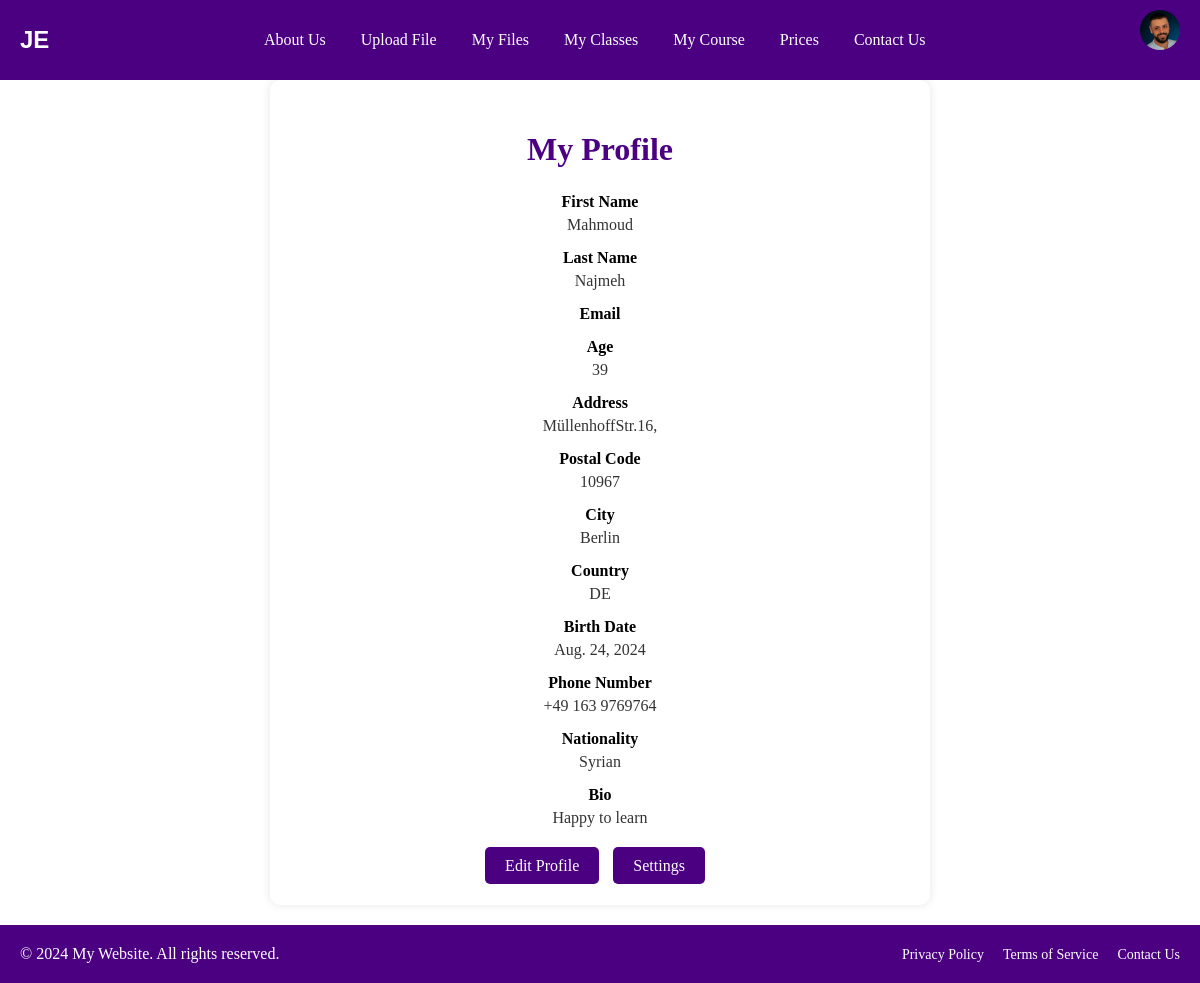
The page /view-profile/ (signed in) on the database its author committed.
### learning/models.py (models this page shows, shortened)
class Profile(models.Model):
    user = models.OneToOneField(User, on_delete=models.CASCADE)
    profile_picture = models.ImageField(upload_to='profile_pictures/', blank=True, null=True)
    first_name = models.CharField(max_length=30, blank=True)
    last_name = models.CharField(max_length=30, blank=True)
    age = models.IntegerField(blank=True, null=True)
    address = models.CharField(max_length=255, blank=True)
    postal_code = models.CharField(max_length=20, blank=True)
    city = models.CharField(max_length=100, blank=True)
    country = CountryField(blank=True)
    birth_date = models.DateField(blank=True, null=True)
    phone_number = models.CharField(max_length=15, blank=True)
    nationality = models.CharField(max_length=50, blank=True)
    bio = models.TextField(max_length=500, blank=True)

### learning/views.py (the view)
# urls.py: path('view-profile/', views.view_profile, name='view_profile'),
@login_required
def view_profile(request):
    profile = request.user.profile
    return render(request, 'learning/view_profile.html', {'profile': profile})

### learning/templates/learning/view_profile.html (shortened to what this page needs)
{% extends 'base.html' %}
{% load static %}
{% block content %}
<div class="container">
    <h1>My Profile</h1>
    <div class="profile-detail">
        <label>First Name</label>
        <p>{{ profile.first_name }}</p>
    </div>
    <div class="profile-detail">
        <label>Last Name</label>
        <p>{{ profile.last_name }}</p>
    </div>
    <div class="profile-detail">
        <label>Email</label>
    </div>
    <div class="profile-detail">
        <label>Age</label>
        <p>{{ profile.age }}</p>
    </div>
    <div class="profile-detail">
        <label>Address</label>
        <p>{{ profile.address }}</p>
    </div>
    <div class="profile-detail">
        <label>Postal Code</label>
        <p>{{ profile.postal_code }}</p>
    </div>
    <div class="profile-detail">
        <label>City</label>
        <p>{{ profile.city }}</p>
    </div>
    <div class="profile-detail">
        <label>Country</label>
        <p>{{ profile.country }}</p>
    </div>
    <div class="profile-detail">
        <label>Birth Date</label>
        <p>{{ profile.birth_date }}</p>
    </div>
    <div class="profile-detail">
        <label>Phone Number</label>
        <p>{{ profile.phone_number }}</p>
    </div>
    <div class="profile-detail">
        <label>Nationality</label>
        <p>{{ profile.nationality }}</p>
    </div>
    <div class="profile-detail">
        <label>Bio</label>
        <p>{{ profile.bio }}</p>
    </div>
    <div class="profile-actions">
        <a href="{% url 'profile' %}">Edit Profile</a>
        <a href="{% url 'settings' %}">Settings</a>
    </div>
</div>
{% endblock %}

### learning/templates/base.html (shortened to what this page needs)
<!DOCTYPE html>
<html lang="en">
<head>
    {% load static %}
</head>
<body>
    <div class="navbar">
        <a href="{% url 'welcome' %}" class="logo">
            <span class="logo-letter">J</span><span class="logo-letter">E</span>
        </a>
        <div class="navbar-left">
            <a href="{% url 'about_us' %}">About Us</a>
            <a href="{% url 'upload_file' %}">Upload File</a>
            <a href="{% url 'list_files' %}">My Files</a>
            <a href="#">My Classes</a>
            <a href="#">My Course</a>
            <a href="#">Prices</a>
            <a href="#">Contact Us</a>
        </div>
        <div class="profile-info" onclick="toggleDropdown()">
            {% if user.is_authenticated and user.profile.profile_picture %}
                <img src="{{ user.profile.profile_picture.url }}" class="profile-picture" alt="Profile Picture">
            {% else %}
                <img src="{% static 'default_profile_picture.jpg' %}" class="profile-picture" alt="Default Profile Picture">
            {% endif %}
        </div>
    </div>
    <div class="content-wrapper">
        <div class="content">
            {% block content %}
            {% endblock %}
        </div>
    </div>
    <footer class="footer">
        <div class="footer-content">
            <div class="footer-left">
                <p>&copy; 2024 My Website. All rights reserved.</p>
            </div>
            <div class="footer-right">
                <a href="#">Privacy Policy</a>
                <a href="#">Terms of Service</a>
                <a href="#">Contact Us</a>
            </div>
        </div>
    </footer>
</body>
</html>

### learning/templates/base.html (style rules this page uses)
html, body { height: 100%; margin: 0; display: flex; flex-direction: column; }
.content-wrapper { flex: 1; display: flex; flex-direction: column; justify-content: space-between; }
.navbar { background-color: #4b0082; color: white; padding: 10px 20px; display: flex; justify-content: space-between; align-items: center; position: fixed; top: 0; left: 0; right: 0; z-index: 1000; }
.navbar-left { display: flex; gap: 15px; }
.navbar-left a { color: white; text-decoration: none; font-size: 16px; padding: 10px; transition: background-color 0.3s, transform 0.3s; }
.profile-info { position: relative; display: flex; align-items: center; cursor: pointer; }
.profile-info img.profile-picture { border-radius: 50%; width: 40px; height: 40px; }
.logo { font-family: Arial, sans-serif; font-size: 24px; font-weight: bold; text-transform: uppercase; color: white; cursor: pointer; transition: transform 0.3s; }
.logo span { display: inline-block; transition: color 0.5s; }
.logo-letter:first-child { color: white; }
.logo-letter:last-child { color: white; }
.container { background-color: #fff; padding: 30px; border-radius: 10px; box-shadow: 0 0 10px rgba(0, 0, 0, 0.1); width: 100%; max-width: 600px; margin: 20px auto; text-align: center; }
h1 { color: #4b0082; margin-bottom: 25px; }
.profile-detail { margin-bottom: 15px; }
.profile-detail label { font-weight: bold; display: block; margin-bottom: 5px; }
.profile-detail p { margin: 0; color: #333; }
.profile-actions { margin-top: 30px; text-align: center; }
.profile-actions a { background-color: #4b0082; color: white; padding: 10px 20px; text-decoration: none; border-radius: 5px; margin-right: 10px; }
img.profile-picture { border-radius: 50%; width: 150px; height: 150px; margin-bottom: 20px; }
.footer { background-color: #4b0082; color: white; padding: 20px 0; text-align: center; width: 100%; position: relative; bottom: 0; }
.footer-content { display: flex; justify-content: space-between; align-items: center; max-width: 1200px; margin: 0 auto; padding: 0 20px; }
.footer-left p { margin: 0; }
.footer-right a { color: white; text-decoration: none; margin-left: 15px; font-size: 14px; transition: color 0.3s; }
.content { padding-top: 60px; flex: 1; display: flex; flex-direction: column; justify-content: space-between; }

### rows shown on the page
Profile: first_name "Mahmoud", last_name "Najmeh", age "39", address "MüllenhoffStr.16,", postal_code "10967", city "Berlin", country "DE", birth_date "Aug. 24, 2024", phone_number "+49 163 9769764", nationality "Syrian", bio "Happy to learn"
